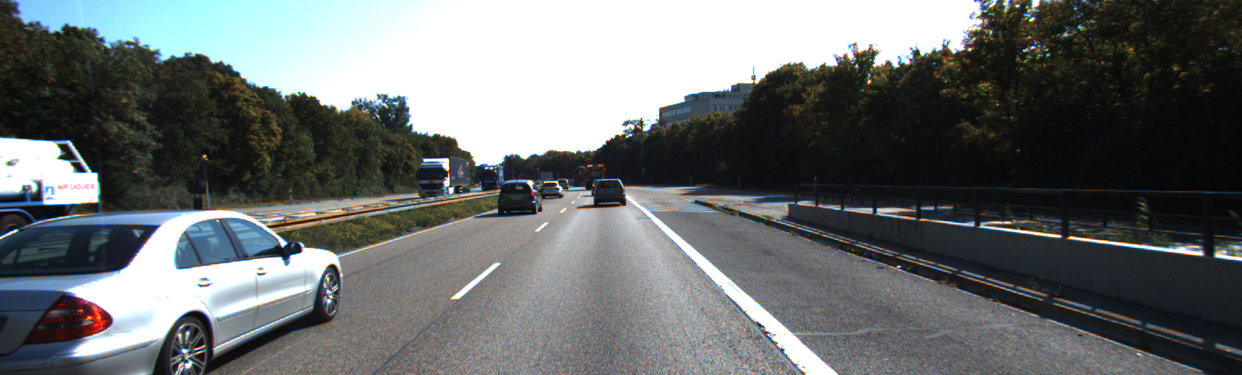
#> input picture YOLOforlinux/YOLOforlinux/darknet-master/data/000010.png, 1242 x 375 px, given in place of 000000.png, which was not available
$ jupyter execute Result_cv2.ipynb   (Python 2 division)
#> lines starting #> are read from the running program, lines starting #| are printed output that depends on the picture; pictures that were not available may be replaced by others from this repository, and a replacement may not be noted
[cell 1]
import cv2
import numpy as np

[cell 2]
IMG_DIR = '00-002/00/image_0/'
IMG_NAME_1 = '000000.png'
IMG_NAME_2 = '000001.png'

[cell 3]
img_1 = cv2.imread(IMG_DIR + IMG_NAME_1)
#> img_1 is the input picture: shape (375, 1242, 3); mean B, G, R 110.4, 110, 105.8
img_2 = cv2.imread(IMG_DIR + IMG_NAME_2)
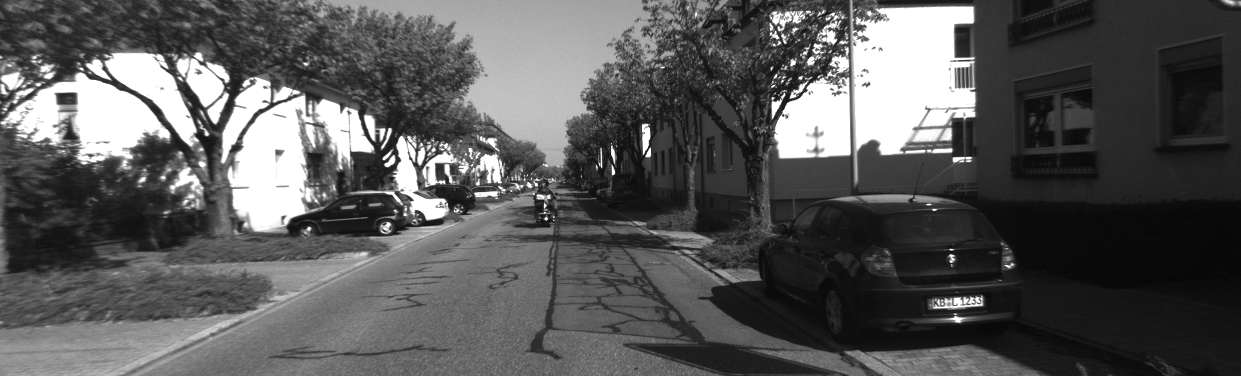
#> input picture YOLOforlinux/YOLOforlinux/darknet-master/data/000001.png, 1241 x 376 px, found by its file name
#> img_2 is the input picture: shape (376, 1241, 3); min 5, max 255, mean 88.4
cv2.imshow('image1',img_1)
cv2.imshow('image2',img_2)
cv2.waitKey(0)
cv2.destroyAllWindows()

[cell 4]
sift = cv2.xfeatures2d.SIFT_create()
kp1, des1 = sift.detectAndCompute(img_1,None)
#> kp1 = 1689 keypoints; strongest (x, y, size): (530, 183, 4.2), (283, 243, 4.6), (445, 163, 6.8), (970, 49, 2.2)
kp2, des2 = sift.detectAndCompute(img_2,None)
#> kp2 = 3226 keypoints; strongest (x, y, size): (546, 219, 2.2), (613, 172, 2.8), (934, 210, 1.8), (545, 205, 2.1)
SIFT_1 = cv2.drawKeypoints(img_1, kp1, None, flags = cv2.DRAW_MATCHES_FLAGS_DRAW_RICH_KEYPOINTS)
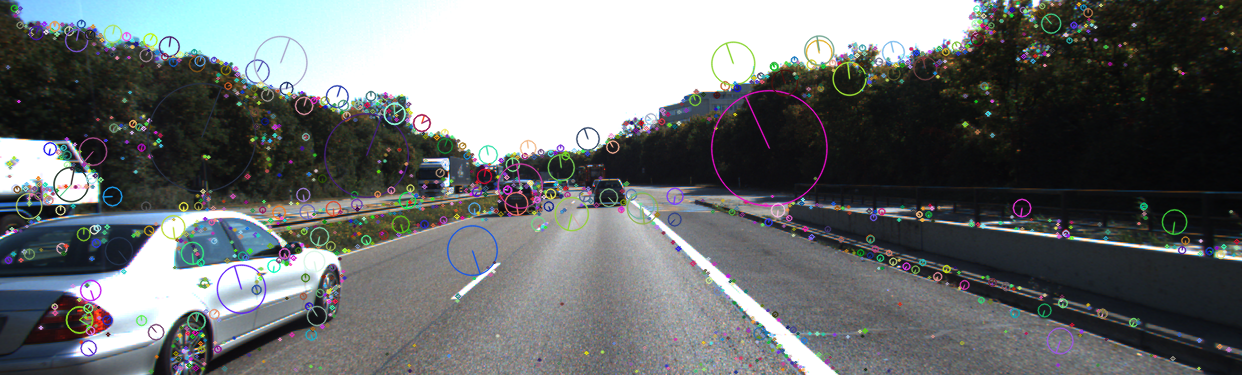
#> SIFT_1: shape (375, 1242, 3); mean B, G, R 111.4, 110.7, 106.9
SIFT_2 = cv2.drawKeypoints(img_2, kp2, None, flags = cv2.DRAW_MATCHES_FLAGS_DRAW_RICH_KEYPOINTS)
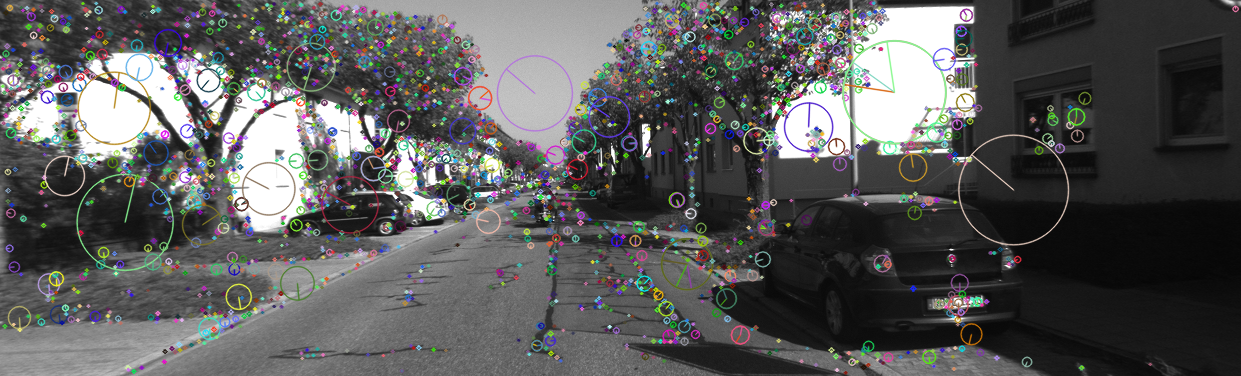
#> SIFT_2: shape (376, 1241, 3); mean B, G, R 90.3, 90.6, 90.3
cv2.imshow('image1',SIFT_1)
cv2.imshow('image2',SIFT_2)
cv2.waitKey(0)
cv2.destroyAllWindows()

[cell 5]
FLANN_INDEX_KDTREE = 0
index_params = dict(algorithm = FLANN_INDEX_KDTREE, trees = 5)
search_params = dict(checks=50)
flann = cv2.FlannBasedMatcher(index_params,search_params)
matches = flann.knnMatch(des1,des2,k=2)
#> matches = 1689 matches
good = []
pts1 = []
pts2 = []
for i,(m,n) in enumerate(matches):
    if m.distance < 0.8*n.distance:
        good.append(m)
        pts2.append(kp2[m.trainIdx].pt)
        pts1.append(kp1[m.queryIdx].pt)
#> after the loop, good = 85 matches; pts1 = 85 pairs, first value 8.01 to 1219.2, second value 6.06 to 362.1; pts2 = 85 pairs, first value 9.13 to 965, second value 7.68 to 361.2

[cell 6]
####Find EssentialMatrix
pts1_E = np.asarray(pts1)
#> pts1_E has the same summary as pts1
pts2_E = np.asarray(pts2)
#> pts2_E has the same summary as pts2
E, mask = cv2.findEssentialMat(pts1_E, pts2_E)
#> E = [[-0.00188, 0.00642, 0.123], [0.0125, -0.0406, -0.695], [-0.287, 0.645, -0.0427]]; mask = 85 values, max 1 at index 7, min 0 at index 0, mean 0.165
pts1_E = pts1_E[mask.ravel()==1]
#> pts1_E = 14 rows, first 8: [54.24, 25.95], [248.9, 86.36], [398.8, 97.04], [457.7, 140.4], [554.8, 152.6], [648.6, 131.3], [783.4, 225.5], [793.5, 228.7]
pts2_E = pts2_E[mask.ravel()==1]
#> pts2_E = 14 rows, first 8: [776, 136.8], [769.6, 134], [530.9, 147], [584.5, 84.84], [862.2, 350.4], [230.9, 76.54], [957.1, 289.6], [957.1, 289.6]
points, R, t, mask = cv2.recoverPose(E, pts1_E, pts2_E)
#> points = 5; R = [[0.971, 0.241, 0.00221], [-0.24, 0.969, -0.061], [-0.0168, 0.0586, 0.998]]; t = [0.985, 0.174, 0.00113]; mask = [255, 255, 0, 255, 0, 0, 0, 0, 255, 255, 0, 0, 0, 0]

[cell 7]
###Find Fundamental Matrix
pts1_F = np.int32(pts1)
#> pts1_F = 85 pairs, first value 8 to 1219, second value 6 to 362
pts2_F = np.int32(pts2)
#> pts2_F = 85 pairs, first value 9 to 964, second value 7 to 361
F, mask = cv2.findFundamentalMat(pts1_F,pts2_F,cv2.FM_LMEDS)
#> F = [[-1.39e-06, 9.23e-06, -0.000964], [4.5e-07, 1.19e-05, -0.00321], [0.000397, -0.0057, 1]]; mask = 85 values, max 1 at index 1, min 0 at index 0, mean 0.706
pts1_F = pts1_F[mask.ravel()==1]
#> pts1_F = 60 pairs, first value 9 to 1219, second value 23 to 346
pts2_F = pts2_F[mask.ravel()==1]
#> pts2_F = 60 pairs, first value 9 to 957, second value 17 to 361
